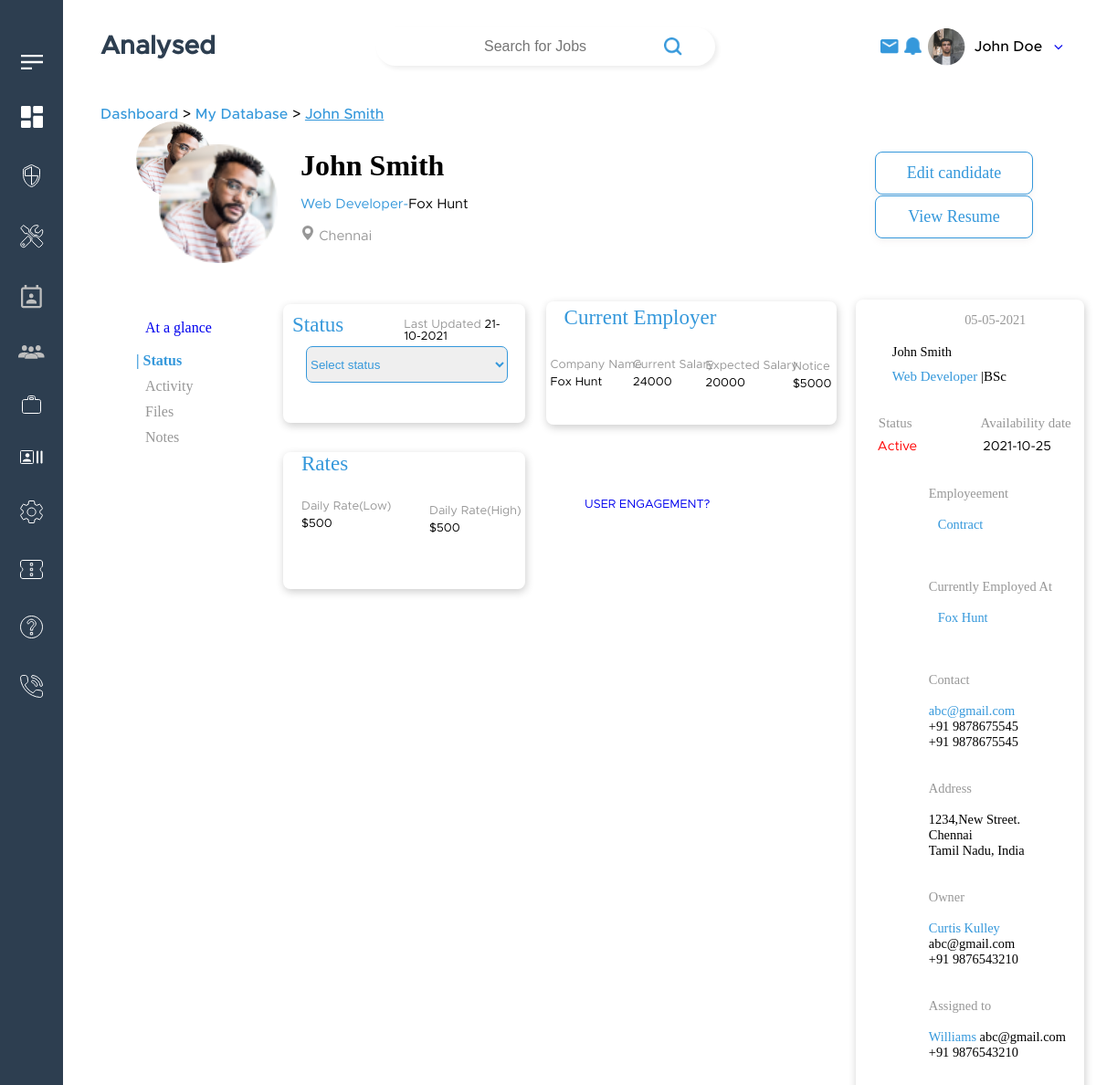
/recruiter/candidates_status.php, run on the app's committed database.
### tables this page shows
CREATE TABLE `candidates` (
  `id` int(11) NOT NULL,
  `candidate_id` varchar(50) NOT NULL,
  `image` varchar(50) NOT NULL,
  `firstname` varchar(50) NOT NULL,
  `lastname` varchar(50) NOT NULL,
  `candidate_email` varchar(50) NOT NULL,
  `countrycode` varchar(3) NOT NULL,
  `phone_no` bigint(20) NOT NULL,
  `birth_date` date NOT NULL,
  `status` varchar(50) NOT NULL,
  `address` varchar(50) NOT NULL,
  `country` varchar(50) NOT NULL,
  `city_name` varchar(50) NOT NULL,
  `zipcode` varchar(10) NOT NULL,
  `state` varchar(50) NOT NULL,
  `current_title` varchar(50) NOT NULL,
  `company_name` varchar(50) NOT NULL,
  `candidate_type` varchar(50) NOT NULL,
  `emp_preference` varchar(50) NOT NULL,
  `source` varchar(50) NOT NULL,
  `recruiter` varchar(50) NOT NULL,
  `current_salary` int(11) NOT NULL,
  `salary_range1` int(11) NOT NULL,
  `salary_range2` int(11) NOT NULL,
  `talents` varchar(50) NOT NULL,
  `resume` varchar(50) NOT NULL,
  `skills` varchar(50) NOT NULL,
  `qualifications` varchar(50) NOT NULL,
  `comment` varchar(50) NOT NULL,
  `availability_date` date NOT NULL,
  `job` varchar(50) NOT NULL,
  `accessibility` varchar(50) NOT NULL,
  `response_type` varchar(50) NOT NULL,
  `last_updated` date NOT NULL
);

### recruiter/candidates_status.php (the view, shortened to what this page needs)
<?php include('connection1.php'); ?>
  <link rel="stylesheet" href="./css/candidates_status.css">
  <body>
  <?php include('candidates_status_header.php') ?>
  <form method="post" id="form">
    <?php
    $c_id=$_GET['c_id'];
    $sql=mysqli_query($conn,"select * from candidates where candidate_id='$c_id'");
    $check=mysqli_num_rows($sql)>0;
    if($check){
      while($row=mysqli_fetch_assoc($sql)){
        ?>
 <div class="options">
  <p><a style="text-decoration:none" href="Candidates_specific.php?c_id=<?php echo $row['candidate_id']; ?>"> At a glance</a></p><br>
  <span style="color:#3598DB"> <b>| Status </b> </a></span>
   <p><a style="color:#979797" href="candidates_activity.php?c_id=<?php echo $row['candidate_id']; ?>">Activity</a></p>
    <p class="p1"><a style="color:#979797" href="candidates_files.php?c_id=<?php echo $row['candidate_id']; ?>">Files</a></p>
     <p class="p1"><a style="color:#979797" href="candidates_notes.php?c_id=<?php echo $row['candidate_id']; ?>">Notes</a></p>
     </div>
     <div class="box">
       <div class="box-1">
        Status&emsp;&emsp;
        <p> <span style="color:#979797;">Last Updated</span>
       <?php
         $date=$row['last_updated'];
         $lastupdated=date("d-m-Y",strtotime($date));
         ?>
           <?php echo $lastupdated; ?>
    </p>
         <select class="sortbySelect" name="select-box" id="select-box" style="color:#3598DB;" onchange="document.getElementById('form').submit();">
         <option value="">Select status</option>
        </select>
        </div>
</div>
</form>
<div class="box-2">
<div class="box-2-1">
Current Employer</div>
<div class="box-2-1-1">
<p>Company Name<br>
<span style="color:black"><?php echo $row["company_name"]; ?></span></p>
</div>
<div class="box-2-1-2">
<p>Current Salary<br>
<span style="color:black"><?php echo $row["current_salary"]; ?></span></p>
</div>
<div class="box-2-1-3">
<p>Expected Salary<br>
<span style="color:black"><?php echo $row["salary_range1"]; ?></span></p>
</div>
<div class="box-2-1-4">
<p>Notice<br>
<span style="color:black">$5000</span></p>
</div>
</div>
<div class="box-3">
<div class="box-3-1">
Rates</div>
<div class="box-3-1-1">
<p>Daily Rate(Low)<br>
<span style="color:black">$500</span></p>
</div>
<div class="box-3-1-2">
<p>Daily Rate(High)<br>
<span style="color:black">$500</span></p>
</div></div>
<div class="engagement"><a href="#">USER ENGAGEMENT?</a></div>
<?php } } ?>

### recruiter/candidates_status_header.php (shortened to what this page needs)
<?php include 'connection1.php'; ?>
<?php
    $c_id=$_GET['c_id'];
    $sql=mysqli_query($conn,"select * from candidates where candidate_id='$c_id'");
    $check=mysqli_num_rows($sql)>0;
    if($check){
        while($row=mysqli_fetch_assoc($sql)){
            ?>
       <link rel="stylesheet" href="./css/candidates_status_header.css">
<body>
   <?php include('header.php') ?>
<div class="container">
<div class="small_container">
        <div class="bread-crumbs_Mytools-recruiter">
            <a href=" dashboard.php" class="active-breadcrumb-link">Dashboard</a> >  <a href=" candidate_list.php" class="active-breadcrumb-link">My Database</a> >  <a href="" class="active-breadcrumb-link"><u>John Smith</u></a>
        </div>
 <div class="profile-img">
   <img src="../img/<?php echo $row["image"]; ?>" width="130" height="130" style="margin: 25px" alt="">
  <h1><?php echo $row["firstname"]; ?><p1 style="font-family:verdana"><?php echo $row["candidate_id"]; ?></p1></h1><br>
  <h2><span style="color:#3598DB"><?php echo $row["current_title"]; ?>-</span><?php echo $row["company_name"]; ?></h2><br>
  <h4><svg xmlns="http://www.w3.org/2000/svg" width="16" height="16" fill="currentColor" class="bi bi-geo-alt-fill" viewBox="0 0 16 16">
  <path d="M8 16s6-5.686 6-10A6 6 0 0 0 2 6c0 4.314 6 10 6 10zm0-7a3 3 0 1 1 0-6 3 3 0 0 1 0 6z"/>
</svg> <?php echo $row["city_name"]; ?></h4>
</div>
<div class="button">
<button><a href="edit-Candidates1.php" style="text-decoration: none;color:#3598DB;">Edit candidate</a></button><br><br><br><br>
<button ><a href="img/<?php echo $row["resume"]; ?>" target="_blank" style="text-decoration: none;color:#3598DB;">View Resume</a></button>
  </div>
          <div class="status">
     <div class="status1"><b><?php echo $row["candidate_id"]; ?>&emsp;&emsp;&emsp;&emsp;&emsp;&emsp;&emsp;</b>
     <span style="color:#979797">05-05-2021</span>
     </div>
     <br>
     <div class="status-name">
     <span><?php echo $row["firstname"]; ?></span>
     <p style="color:#3598DB"><?php echo $row["current_title"]; ?>
     <span style="color:black; font-size:15px">|<?php echo $row["qualifications"]; ?></span></p>
     <br><br>
     <span style="color:#979797; font-size:15px; font-family:CeraM; margin-left:-15px;">
     Status&emsp;&emsp;&emsp;&emsp;&emsp;Availability date</span>
     <br>
     </div>
    <div class="displayname">
    <span style="color:red"><?php echo $row["status"]; ?></span>&emsp;&emsp;&emsp;&emsp;&emsp;<?php echo $row["availability_date"]; ?>
    </div>
    <br>
    <br>
    <div class="employeement">
    Employeement<br><br>
    <p><?php echo $row["candidate_type"]; ?></p>
    <br><br><br>
    Currently Employed At<br><br>
    <p><?php echo $row["company_name"]; ?></p>
    <br>
    <br><br>
    Contact
    <br>
    <br>
    <p style="margin-left:-0"><?php echo $row["candidate_email"]; ?></p>
    <span style="color:black"><?php echo $row["countrycode"]; ?> <?php echo $row["phone_no"]; ?></span><br>
    <span style="color:black"><?php echo $row["countrycode"]; ?> <?php echo $row["phone_no"]; ?></span><br>
    <br><br>
     Address<br><br>
    <span style="color:black"><?php echo $row["address"]; ?><br>
    <?php echo $row["city_name"]; ?><br>
    <?php echo $row["state"]; ?>, <?php echo $row["country"]; ?></span><br>
    <br><br>
    Owner<br><br>
    <span style="color:#3598DB">Curtis Kulley</span>
    <span style="color:black">abc@gmail.com</span><br>
    <span style="color:black">+91 9876543210</span><br>
<br><br>
 Assigned to<br><br>
    <span style="color:#3598DB">Williams</span>
    <span style="color:black">abc@gmail.com</span><br>
    <span style="color:black">+91 9876543210</span><br>
</div>  </div>
<?php } }  ?>

### recruiter/header.php (shortened to what this page needs)
<link rel="stylesheet" href="./css/header_remove.css">
<link rel="stylesheet" href="./css/index_remov.css">
<link rel="stylesheet" href="https://stackpath.bootstrapcdn.com/font-awesome/4.7.0/css/font-awesome.min.css">
<nav class="sidebar_main">
    <ul class="sidebar_main-list">
        <li class="sidebar_main-listItems">
            <a href="#" class="sidebar_main-listlinks">
                <img src="./img/Menu.png" class="menuForSidebar" />
            </a>
        </li>
        <li class="sidebar_main-listItems">
            <a href="./dashboard.php" class="sidebar_main-listlinks">
                <img src="./img/nav-ele-1.png" />
            </a>
        </li>
        <li class="sidebar_main-listItems">
            <a href="./admin_panel.php" class="sidebar_main-listlinks">
                <img src="./img/Group 72.png" />
            </a>
        </li>
        <li class="sidebar_main-listItems">
            <a href="./yourTools.php" class="sidebar_main-listlinks">
                <img src="./img/Icon awesome-tools.png" />
            </a>
        </li>
        <li class="sidebar_main-listItems">
            <a href="./contact_list.php" class="sidebar_main-listlinks">
                <img src="./img/Path 3377.png" />
            </a>
        </li>
        <li class="sidebar_main-listItems">
            <a href="./client_list.php" class="sidebar_main-listlinks">
                <img src="./img/Group 2964.png" />
            </a>
        </li>
        <li class="sidebar_main-listItems">
            <a href="./job_listings.php" class="sidebar_main-listlinks">
                <img src="./img/Path 284-2.png" />
            </a>
        </li>
        <li class="sidebar_main-listItems">
            <a href="./candidate_list.php" class="sidebar_main-listlinks">
                <img src="./img/Group 75.png" />
            </a>
        </li>
        <li class="sidebar_main-listItems">
            <a href="./settings.php" class="sidebar_main-listlinks">
                <img src="./img/Group 139.png" />
            </a>
        </li>
        <li class="sidebar_main-listItems">
            <a href="./referrals.php" class="sidebar_main-listlinks">
                <img src="./img/Group 136.png" />
            </a>
        </li>
        <li class="sidebar_main-listItems">
            <a href="./complaint_tickets.php" class="sidebar_main-listlinks">
                <img src="./img/Group 138.png" />
            </a>
        </li>
        <li class="sidebar_main-listItems">
            <a href="./contact.php" class="sidebar_main-listlinks">
                <img src="./img/Group 137.png" />
            </a>
        </li>
    </ul>
</nav>
<div class="container">
    <nav class="nav_main">
        <h2 class="logo_heading" style=" font-weight: bold;">Analysed</h2>
        <div class="input-field">
            <input type="text" name="searchForJobs" id="inputSearch" class="searchForJobs"
                placeholder="Search for Jobs" />
            <button class="searchButton">
                <a href="searchJobs.php"> <img src="./img/search-icon-blue.png" /></a>
            </button>
        </div>
        <div class="profileInNav">
            <img src="./img/mail-icon-blue.png" alt="" class="notificationProfileInNav" />
            <img src="./img/notif-icon-blue.png" alt="" class="notificationProfileInNavNoti" />
            <section class="profileInfoInNav">
                <img src="./img/Profile-pic.png" alt="" class="profilePicInNav" />
                <span class="nameInNav">John Doe&nbsp;</span>
                <a href="#" class="dropDownMenu_nav">
                    <i class="fa fa-angle-down" aria-hidden="true"></i>
                </a>
            </section>
        </div>
    </nav>
</div>

### recruiter/css/candidates_status.css (style rules this page uses)
.options { font-family: CeraB; margin-top: -988px; margin-left: 39px; }
.options p { font-family: CeraB; margin-top: 10px; margin-left: 10px; color: var(--unnamed-color-3598db); letter-spacing: 0px; color: #979797; }
.box { margin-top: -155px; margin-left: 200px; width: 350px; height: 130px; box-shadow: 1px 3px 10px #00000033; border-radius: 8px; opacity: 1; }
.box-1 { height: 30px; font-size: 23px; font-family: CeraB; color: #3598db; padding: 10px 10px 10px 10px; }
.box-1 p { margin-top: -20px; margin-left: 190px; height: 30px; font-size: 13px; font-family: Metro; color: black; }
.box-1 select { margin-top: 0px; margin-left: 15px; width: 300px; height: 40px; border: 1px solid var(--unnamed-color-3598db); border: 1px solid #3598db; border-radius: 7px; }
.box-2 { margin-top: -133px; margin-left: 566px; width: 400px; height: 135px; box-shadow: 1px 3px 10px #00000033; border-radius: 8px; opacity: 1; }
.box-2-1 { height: 30px; font-size: 23px; font-family: CeraB; color: #3598db; padding-left: 20px; padding-top: 5px; }
.box-2-1-1 { margin-top: 30px; margin-left: 20px; font: normal normal normal 13px/19px Metro; color: #979797; }
.box-2-1-2 { margin-top: -38px; margin-left: 133px; font: normal normal normal 13px/19px Metro; color: #979797; }
.box-2-1-3 { margin-top: -37px; margin-left: 240px; font: normal normal normal 13px/19px Metro; color: #979797; }
.box-2-1-4 { margin-top: -37px; margin-left: 345px; font: normal normal normal 13px/19px Metro; color: #979797; }
.box-3 { margin-top: 30px; margin-left: 207px; width: 350px; height: 150px; box-shadow: 1px 3px 10px #00000033; border-radius: 8px; opacity: 1; }
.box-3-1 { margin-top: 10px; margin-left: 20px; height: 30px; font-size: 23px; font-family: CeraB; color: #3598db; }
.box-3-1-1 { padding: 20px 20px 20px 20px; font: normal normal normal 13px/19px Metro; color: #979797; }
.box-3-1-2 { margin-top: -50px; margin-left: 160px; font: normal normal normal 13px/19px Metro; color: #979797; }
.engagement { margin-top: -102px; margin-left: 650px; font: normal normal normal 13px/19px Metro; color: #3598db; }
@media screen and (min-width:1000px) { .input-field { width: 2%; } }
@media screen and (min-width:1000px) { .input-field button { margin-left: 2px; } }
@media screen and (min-width:1000px) { .searchForJobs { padding: 5px 10% !important; } }
@media screen and (min-width:1000px) { .searchButton { margin-left: 20%; } }
@media screen and (min-width:1000px) { .status { margin-left: 78% !important; } }
@media screen and (min-width:1000px) { .status div { font-size: 90%; } }
@media screen and (min-width:1000px) { .status-name { align-items: center; } }
@media screen and (min-width:1000px) { .button button { margin-left: 80% !important; font-size: 90%; width: 15%; } }
@media screen and (min-width:1000px) { .bread-crumbs_Mytools-recruiter { margin-top: 0px !important; } }
@media screen and (min-width:1000px) { .box { width: 25%; } }
@media screen and (min-width:1000px) { .box-1 p { margin-left: 50%; } }
@media screen and (min-width:1000px) { .sortbySelect { width: 90% !important; } }
@media screen and (min-width:1000px) { .box-2 { width: 30%; margin-left: 46%; } }
@media screen and (min-width:1000px) { .box-2-1-1 { margin-left: 5px; } }
@media screen and (min-width:1000px) { .box-2-1-2 { margin-left: 30%; } }
@media screen and (min-width:1000px) { .box-2-1-3 { margin-left: 55%; } }
@media screen and (min-width:1000px) { .box-2-1-4 { margin-left: 85%; } }
@media screen and (min-width:1000px) { .box-3 { width: 25%; margin-left: 200px; } }
@media screen and (min-width:1000px) { .box-3-1-2 { margin-top: -20%; } }
@media screen and (min-width:1000px) { .engagement { margin-left: 50%; } }

### data on the page
candidates: image (picture), firstname "John Smith", current_title "Web Developer", company_name "Fox Hunt", city_name "Chennai", qualifications "BSc", status "Active", availability_date "2021-10-25", candidate_type "Contract", candidate_email "abc@gmail.com", countrycode "+91", phone_no "9878675545", address "1234,New Street.", state "Tamil Nadu", country "India", last_updated "21-10-2021", current_salary "24000", salary_range1 "20000"
